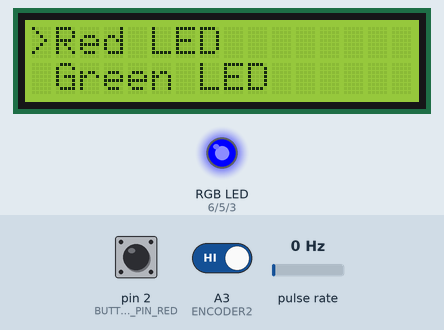
A program run on a simulated Arduino Uno, built with avr-gcc and run on an emulated ATmega328P. Shown: 16×2 character LCD, an RGB LED mixed from three pins (HIGH = lit). Wiring (inferred from the names in the program): pulse sensor: data A2. Dashed ring = blinking. Inputs (shaded band) come from the test bench; at power-on: pulse rate 0 Hz, pin 2 (BUTTON_PIN_RED) HIGH, A3 (ENCODER2) HIGH.

Above: at 1.2 s.
1.3 s: pulse rate (sensor on A2) set to 4 Hz
At 1.74 s:
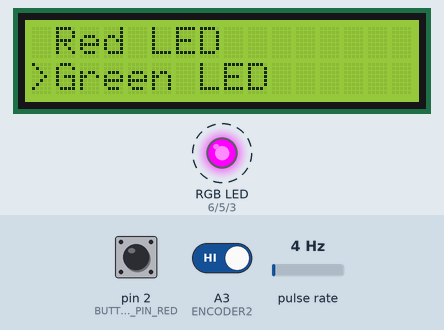
3.3 s: pin 2 (BUTTON_PIN_RED) pulled LOW for 0.15 s
At 3.74 s:
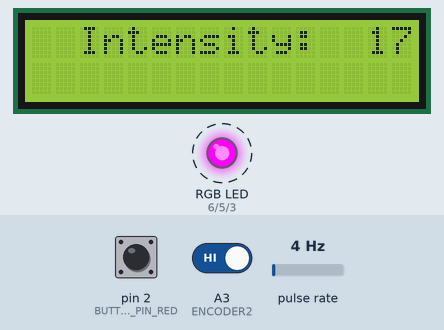
4.0 s: A3 (ENCODER2) driven LOW
At 4.24 s:
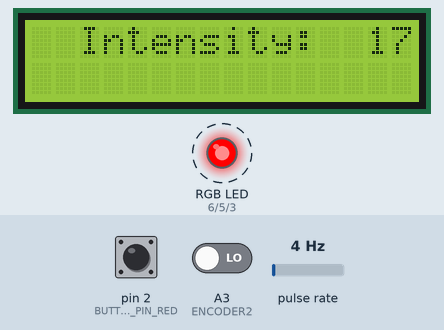
5.8 s: pulse rate (sensor on A2) set to 47 Hz
At 6.18 s:
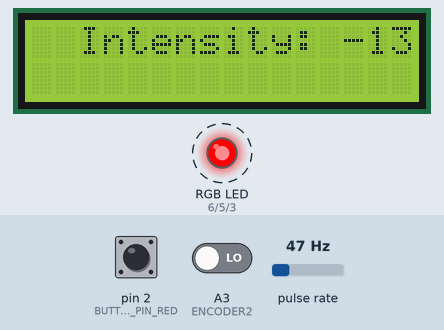
7.3 s: pulse rate (sensor on A2) set to 50 Hz
8.9 s: A3 (ENCODER2) driven HIGH
At 9.6 s:
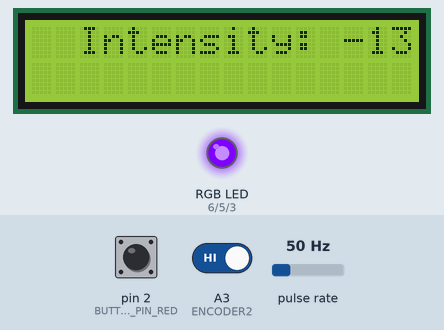
Timing chart, 0 to 11.4 s (numbered marks = the images above; inputs shaded):
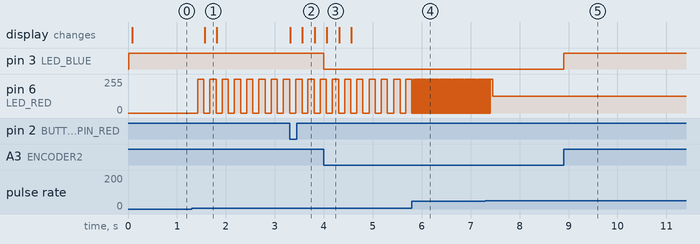

Measured:
- after the input at 1.3 s, pin 6 (LED_RED): alternates 255/255 for 0.13 s and 0/255 for 0.13 s, starting after 0.13 s; the display: changes after 0.27 s (image 1)
- after the input at 3.3 s, the display: first changes at once (image 2 shows a later state)
- after the input at 4.0 s, pin 3 (LED_BLUE): HIGH → LOW at once
- after the input at 5.8 s, pin 6 (LED_RED): alternates 255/255 for 0.01 s and 0/255 for 0.01 s, starting at once
- after the input at 8.9 s, pin 3 (LED_BLUE): LOW → HIGH at once

The program:

main.cpp
```cpp
#include <Arduino.h>
#include <util/atomic.h>
#include <LiquidCrystal_I2C.h>

#define LED_RED 6
#define LED_GREEN 5
#define LED_BLUE 3

#define ENCODER1 A2
#define ENCODER2 A3

#define BUTTON_PIN_RED 2

#define ENCODER_PIN_A A2
#define ENCODER_PIN_B A3

#define DEBOUNCE_DELAY 100
#define DEBOUNCE_INTERVAL 10UL

LiquidCrystal_I2C lcd(0x27, 16, 2);

void setup1()
{
  pinMode(LED_RED, OUTPUT);
  pinMode(LED_BLUE, OUTPUT);
  pinMode(ENCODER1, INPUT_PULLUP);
  pinMode(ENCODER2, INPUT_PULLUP);
}

void loop1()
{
  digitalWrite(LED_RED, digitalRead(ENCODER1));
  digitalWrite(LED_BLUE, digitalRead(ENCODER2));
}

void updateMenuPosition(int position) {
  switch (position + 1) {
    case 1:
      lcd.clear();
      lcd.setCursor(0, 0);
      lcd.print(">Red LED");
      lcd.setCursor(1, 1);
      lcd.print("Green LED");
      break;
    case 2:
      lcd.clear();
      lcd.setCursor(1, 0);
      lcd.print("Red LED");
      lcd.setCursor(0, 1);
      lcd.print(">Green LED");
      break;
    default:
      lcd.clear();
      lcd.setCursor(0, 0);
      lcd.print(">Blue LED");
  }
}

void setup2()
{
  pinMode(LED_RED, OUTPUT);
  digitalWrite(LED_RED, LOW);
  pinMode(LED_GREEN, OUTPUT);
  digitalWrite(LED_GREEN, LOW);
  pinMode(LED_BLUE, OUTPUT);
  digitalWrite(LED_BLUE, LOW);
  pinMode(ENCODER_PIN_A, INPUT_PULLUP);
  pinMode(ENCODER_PIN_B, INPUT_PULLUP);
  pinMode(BUTTON_PIN_RED, INPUT_PULLUP);
  lcd.init();
  lcd.backlight();
  updateMenuPosition(0);

  PCICR |= (1 << PCIE1);
  PCMSK1 |= (1 << PCINT10);
}

int getLEDPinByMenuOption(int menuOption)
{
  switch (menuOption) {
    case 0: return LED_RED;
    case 1: return LED_GREEN;
    default: return LED_BLUE;
  }
}

void displayLedIntensity(int intensity) {
  char buffer[16];
  sprintf(buffer, "Intensity: %3d", intensity);
  lcd.setCursor(2, 0);
  lcd.print(buffer);
}

bool isRedBtnPressed(){
  static int stableState = HIGH;
  static int previousState = HIGH;
  static unsigned long debounceTimer = 0UL;
  bool pressed = false;

  int currentButtonState = digitalRead(BUTTON_PIN_RED);

  if (previousState != currentButtonState)
  {
    debounceTimer = millis();
  }

  if ((millis() - debounceTimer) > DEBOUNCE_INTERVAL) {
    if (currentButtonState != stableState) {
      if (stableState == HIGH && currentButtonState == LOW) {
        pressed = true;
      }
      stableState = currentButtonState;
    }
  }

  previousState = currentButtonState;

  return pressed;
}

void adjustLEDBrightness(int ledPin, int brightness) {
  displayLedIntensity(brightness);
  analogWrite(ledPin, brightness);
}

volatile bool isMenuOn = true;
volatile int rotaryAState = HIGH;
volatile int rotaryBState = HIGH;
volatile unsigned long rotaryInterruptTime = 0UL;

int selectedMenu;
volatile int rotaryCounter = 0;
int lastRotaryA = LOW;
unsigned long lastInteractionTime = 0UL;
int currentRotaryA;
int currentRotaryB;
unsigned long currentInterruptTime;

ISR(PCINT1_vect) {
  rotaryAState = digitalRead(ENCODER_PIN_A);
  rotaryBState = digitalRead(ENCODER_PIN_B);
  rotaryInterruptTime = millis();
}

void readRotaryEncoderState() {
  ATOMIC_BLOCK(ATOMIC_RESTORESTATE) {
    currentRotaryA = rotaryAState;
    currentRotaryB = rotaryBState;
    currentInterruptTime = rotaryInterruptTime;
  }
}

void updateState() {
  lastRotaryA = currentRotaryA;
  lastInteractionTime = currentInterruptTime;
}

bool isDebounced() {
  return currentInterruptTime > lastInteractionTime + DEBOUNCE_DELAY;
}

void updateRotaryCounterForMenu() {
  if (currentRotaryB == HIGH) {
    if (rotaryCounter < 2)
      rotaryCounter += 1;
  } else {
    if (rotaryCounter > 0)
      rotaryCounter -= 1;
  }
}

void updateRotaryCounterForBrightness() {
  if (currentRotaryB == HIGH) {
    if (rotaryCounter < 255)
      rotaryCounter += 15;
  } else {
    if (rotaryCounter > 0)
      rotaryCounter -= 15;
  }
}

void toggleMenuMode() {
  if (isRedBtnPressed()) {
    isMenuOn = !isMenuOn;
    lcd.clear();
    if (!isMenuOn) {
      selectedMenu = rotaryCounter;
    }
  }
}

void handleMenuMode() {
  if (currentRotaryA == LOW && isDebounced()) {
    updateRotaryCounterForMenu();
    updateMenuPosition(rotaryCounter);
  }
  toggleMenuMode();
}

void handleNonMenuMode() {
  if (currentRotaryA == LOW && isDebounced()) {
    updateRotaryCounterForBrightness();
    adjustLEDBrightness(getLEDPinByMenuOption(selectedMenu), rotaryCounter);
  }
  toggleMenuMode();
}

void loop2()
{
  readRotaryEncoderState();

  if (isMenuOn)
  {
    handleMenuMode();
  }
  else
  {
    handleNonMenuMode();
  }

  updateState();
}

void setup()
{
  // setup1();
  setup2();
}

void loop()
{
  // loop1();
  loop2();
}
```
